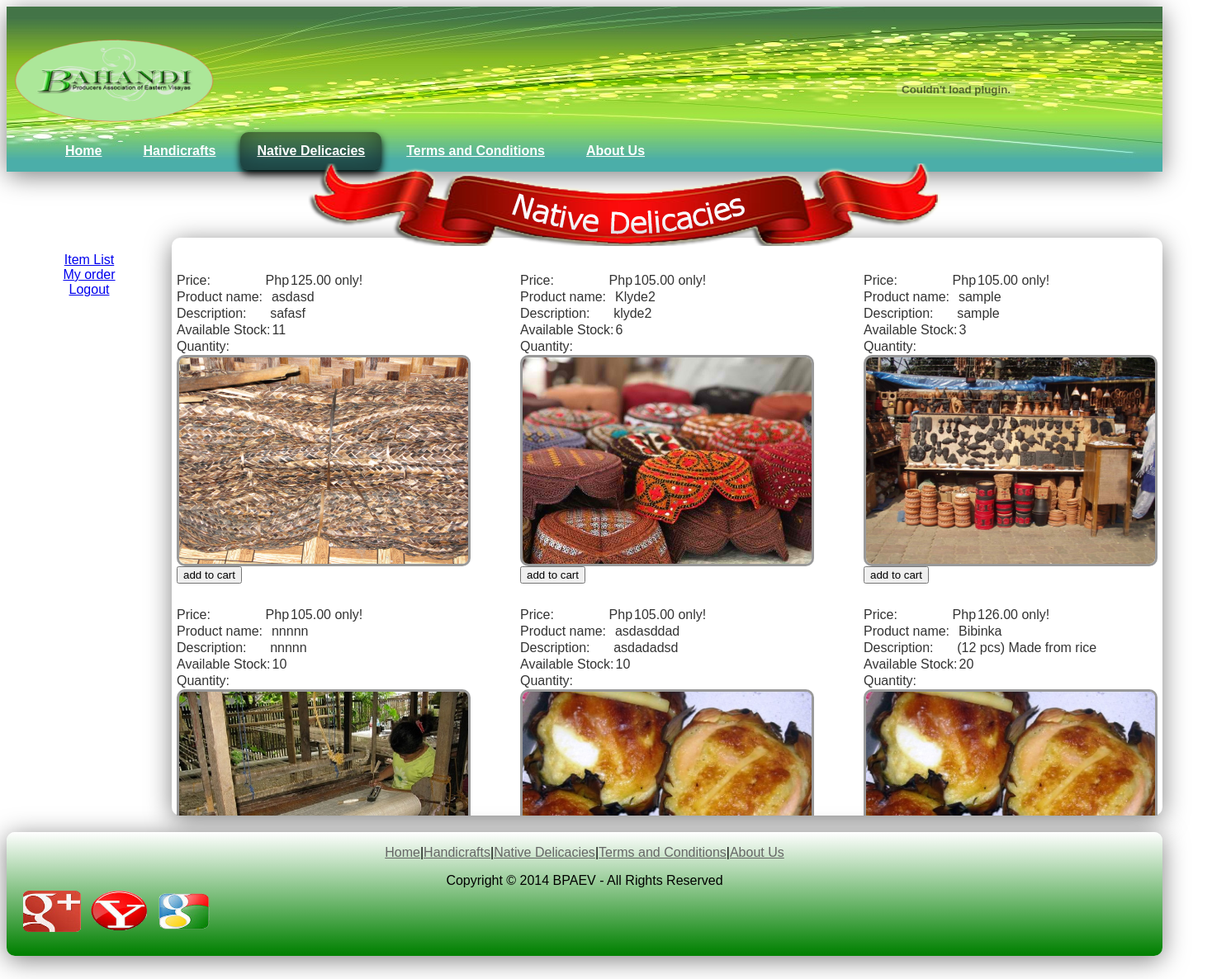
The app's page /admin/native.php (signed in) with its own data.
### tables this page shows
CREATE TABLE `adminproduct` (
  `id` int(155) NOT NULL auto_increment,
  `sid` int(155) NOT NULL,
  `sname` varchar(255) NOT NULL,
  `status` varchar(150) NOT NULL,
  `category` varchar(150) NOT NULL,
  `pname` varchar(150) NOT NULL,
  `detail` varchar(150) NOT NULL,
  `price` int(100) NOT NULL,
  `srp` int(100) NOT NULL,
  `quantity` int(100) NOT NULL,
  `total` int(100) NOT NULL,
  `date` date NOT NULL,
  `image` varchar(150) NOT NULL,
  PRIMARY KEY  (`id`)
);

### admin/native.php (the view, shortened to what this page needs)
<?php
if(isset($_SESSION['public']))
{
?>
<!DOCTYPE html PUBLIC "-//W3C//DTD XHTML 1.0 Transitional//EN" "http://www.w3.org/TR/xhtml1/DTD/xhtml1-transitional.dtd">
<html xmlns="http://www.w3.org/1999/xhtml">
<head>
<link href="themes/2/js-image-slider.css" rel="stylesheet" type="text/css" />
<link href="css/index.css" rel="stylesheet" type="text/css">
</head>
<div id="header">
<img src="image/header2.jpg" style="position:absolute" height="auto" width="auto"><img src="image/logo.png" height="180" width="260" class="logo">
<div id="object">
<object classid="clsid:D27CDB6E-AE6D-11cf-96B8-444553540000" codebase="http://download.macromedia.com/pub/shockwave/cabs/flash/swflash.cab#version=6,0,79,0"
id="setfocus" width="500" height="500">
<embed type="application/x-shockwave-flash"
pluginspae="http://www.macromedi.com/go/getflashplayer"
width=100% height=100%
name="movie" src="../swf/header.swf"
bgcolor="#FFFFFF" quality="high" loop="false"
wmode="transparent"
swLiveConnect="true" allowScriptAccess="samedomain">
</object></div>
<ul id="nav">
	<li><a href="../index.php">Home</a></li>
	<li><a href="handicraft.php" >Handicrafts</a></li>
   	<li><a href="#" class="currentview">Native Delicacies</a></li>
	<li><a href="../terms.php">Terms and Conditions</a></li>
	<li><a href="../about.php">About Us</a></li>
</ul>
</div>
</body>
<div id="leftnav" align="center">
<br><a href="../costumer.php"><font face="Arial Black, Gadget, sans-serif"  >Item List</font></a>
<br><a href="../myorders.php".php"><font face="Arial Black, Gadget, sans-serif" >My order</font></a>
<br><a href="../logout.php".php"><font face="Arial Black, Gadget, sans-serif" >Logout</font></a>
</div>
<div id="ribbon2"></div>
<div id="handicraft_body">
<div style="width:1250px;height:700px;overflow:auto;">
<font face="Tahoma, Geneva, sans-serif" color="#333333">
<br>
<?php
	$query="select * from adminproduct where category='native delicacies' ORDER by id DESC";
	$result=mysql_query($query);
	$cols=3;
	echo "<table>";
	do{
		echo "<tr>";
		for($i=1;$i<=$cols;$i++){
			$row=mysql_fetch_array($result);
			if($row){
 ?>
        <td>
            <table>
                <tr>
                    <td>
                    <form action="cart_process.php" method="POST">
                    <input type="text" name="category" value="<?php echo $row['category'] ?>" hidden="true" /></b><br>
                         Price:&nbsp;&nbsp;&nbsp;&nbsp;&nbsp;&nbsp;&nbsp;&nbsp;&nbsp;&nbsp;&nbsp;&nbsp;&nbsp;&nbsp;&nbsp;Php<input type="text" name="price" value="<?php echo $row['srp'] ?>.00 only!" readonly / class="textini"><br />
                        Product name:&nbsp;&nbsp;<input type="text" name="pname" value="<?php echo $row['pname'] ?>" readonly / class="textini"><br />
                        Description:&nbsp;&nbsp;&nbsp;&nbsp;&nbsp;&nbsp;<input type="text" name="detail" value="<?php echo $row['detail'] ?>" readonly / class="textini"><br />
                        Available Stock:<b><input type="text" name="quantity" value="<?php echo $row['quantity'] ?>" readonly / class="textini"><input type="hidden" name="product_id" value="<?php echo $row['id'] ?>"></b><br />
                        Quantity:&nbsp;&nbsp;&nbsp;&nbsp;&nbsp;&nbsp;&nbsp;&nbsp;&nbsp;<input type="number" name="item" required="required" class="textini"><br />
                    <img src="<?php echo $row['image']; ?>" width="350" height="250" alt="Image path Invalid"  class="radius"/>
                       <br><input type="submit" name="submit" value="add to cart"></center>
                       <br>
                    </form></td>
                    <td width="50">&nbsp;&nbsp;&nbsp;&nbsp;&nbsp;</td>
                </tr>
           </table>
        </td>
<?php
			}
			else{
				echo "<td>&nbsp;</td>";
			}
		}
	} while($row);
	echo "</table>";
 ?>
</font>
</div>
</div>
<div id="footer_handicraft">
<a href="https://accounts.google.com/ServiceLogin?service=oz&passive=1209600&continue=https://plus.google.com/?gpsrc%3Dgplp0%26partnerid%3Dgplp0"><img src="image/g.png" class="icon1"></a>
<a href="https://login.yahoo.com/config/mail?&.src=ym&.intl=ph"><img src="image/y.png" class="icon2"></a>
<a href="https://accounts.google.com/ServiceLogin?passive=1209600&continue=https%3A%2F%2Faccounts.google.com%2FManageAccount&followup=https%3A%2F%2Faccounts.google.com%2FManageAccount"><img src="image/gg.png" class="icon3"></a>
<font face="Tahoma, Geneva, sans-serif"><p align="center"><a href="../index.php" style="color:#666;">Home</a>|<a href="../admin/handicraft.php"" style="color:#666;">Handicrafts</a>|<a href="#" style="color:#666;">Native Delicacies</a>|<a href="#" style="color:#666;">Terms and Conditions</a>|<a href="#" style="color:#666;">About Us</a></p></font>
<center><font face="Tahoma, Geneva, sans-serif">Copyright © 2014 BPAEV - All Rights Reserved</font></center>
</div>
</html>
<?php
    }else
        header('location:index.php');
?>

### admin/css/index.css (style rules this page uses)
#object { position:absolute; height:200px; width:500px; margin:0px 0px 0px 900px; }
#leftnav { margin:280px 0px 0px 0px; position:absolute; height:500px; width:200px; border-radius:10px; }
.radius { border-radius:10px; border-style:solid; color:#999; background-image:url(../image/loader.gif); background-repeat:no-repeat; }
#ribbon2 { position:absolute; height:100px; width:800px; margin: 190px 0px 0px 350px; background-image:url(../image/ribbon2.png); }
.textini { font-family:Tahoma, Geneva, sans-serif; color:#333; font-size:16px; border-radius: 5px; background-color:#FFF; border-color:#FFF; text-align:left; border-style:hidden; }
#handicraft_body { border-top-left-radius:10px; border-bottom-left-radius: 10px; border-bottom-right-radius:10px; border-top-right-radius:10px; box-shadow: inset 0 0px rgba(255,255,255,0.2), inset 0 0px 0px rgba(0,1,0,0.4), 0 5px 30px rgba(0,0,0,.5); padding: 10px; width: 1200px; height: 700px; padding: 0px; margin: 280px 0px 0px 200px; position: absolute; }
#header { margin: 0px 0px 0px 0px; height:200px; width: 1400px; padding: 0px; position:absolute; border-radius: 10px; background: -webkit-linear-gradient(top, green 1%,white 99%); background: -o-linear-gradient(top, green 1%,white 99%); background: -ms-linear-gradient(top, green 1%,white 99%); background: linear-gradient(top, green 1%,white 99%s); filter: progid:DXImageTransform.Microsoft.gradient( startColorstr='#ffffff', endColorstr='#ededed',GradientType=0 ); background: -moz-linear-gradient(top, green,white); box-shadow: inset 0 0px rgba(255,255,255,0.2), inset 0 0px 0px rgba(0,1,0,0.4), 0 5px 30px rgba(0,0,0,.5); }
.currentview { color: white; background-color: rgba(0,0,0,0.4); border-radius: 10px; box-shadow: inset 0 0px rgba(255,255,255,0.2), inset 0 -15px 30px rgba(0,1,0,0.4), 0 5px 10px rgba(0,0,0,2.5); }
#nav { font-family:Tahoma, Geneva, sans-serif; margin: 150px 0px 0px 40px; padding: 2px 6px 0; line-height: 100%; display: inline-block; width:auto; }
#nav li { margin: 0 5px; padding: 0 0 2px; float: left; position: relative; list-style: none; }
#nav a { font-weight: bold; color:#FFF; text-decoration: underline; display: block; padding: 15px 20px; margin: 0; }
#footer_handicraft { margin: 1000px 0px 0px 0px; height:150px; width: 1400px; padding: 0px; position:absolute; border-radius: 10px; background: -webkit-linear-gradient(top, white 0%,green 99%); background: -o-linear-gradient(top, white 0%,green 99%); background: -ms-linear-gradient(top, white 0%,green 99%); background: linear-gradient(top, white 0%,gree 99%s); filter: progid:DXImageTransform.Microsoft.gradient( startColorstr='#ffffff', endColorstr='#ededed',GradientType=0 ); background: -moz-linear-gradient(top, white,green); box-shadow: inset 0 0px rgba(255,255,255,0.2), inset 0 0px 0px rgba(0,1,0,0.4), 0 5px 30px rgba(0,0,0,.5); }
.icon1 { position: absolute; margin: 55px 0px 0px 20px; height:50px; width:70px; }
.icon2 { position: absolute; margin: 55px 0px 0px 100px; height:50px; width:70px; }
.icon3 { position: absolute; margin: 55px 0px 0px 180px; height:50px; width:70px; }
.logo { position:absolute; height:180px; width: 260px; margin: 0px ; }

### records on screen
adminproduct: price "125.00 only!", pname "asdasd", detail "safasf", quantity "11", image (picture)
adminproduct: price "105.00 only!", pname "Klyde2", detail "klyde2", quantity "6", image (picture)
adminproduct: price "105.00 only!", pname "sample", detail "sample", quantity "3", image (picture)
adminproduct: price "105.00 only!", pname "nnnnn", detail "nnnnn", quantity "10", image (picture)
adminproduct: price "105.00 only!", pname "asdasddad", detail "asdadadsd", quantity "10", image (picture)
adminproduct: price "126.00 only!", pname "Bibinka", detail "(12 pcs) Made from rice", quantity "20", image (picture)
